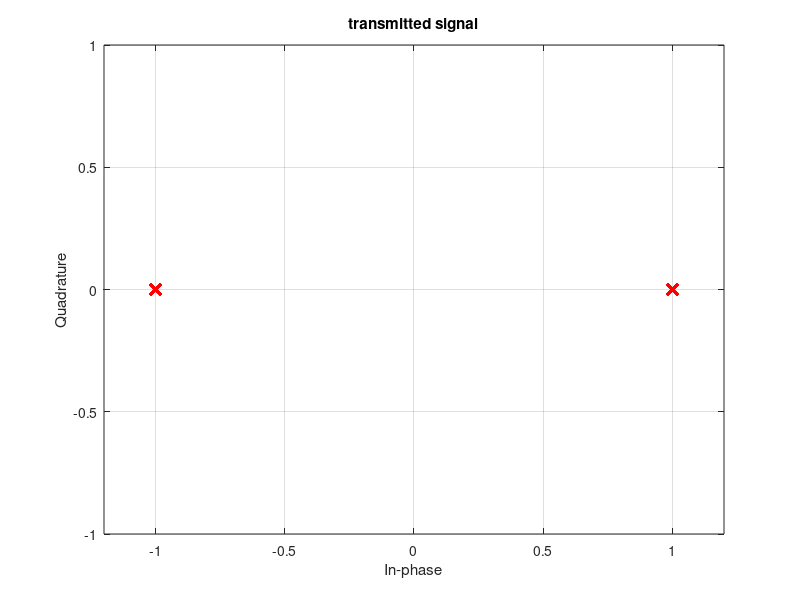

This figure's MATLAB source: (Note: this script raises an error after producing the figure.)
clear 
close all 
clc 

clc
clear
NbSymb = 6;
Nfft=64; %FFT的大小
Ncp=16;
CFO=0.07;%归一化频偏大小
% h= modem.pskmod('M', 2); 
% h2= modem.pskdemod('M', 2); 
M = 2;
nu = log2(M);
msg=randi([0 M-1],1,Nfft*NbSymb);
modmsg = pskmod(msg,M);
% modmsg=modulate(h,msg); %BPSK调制
% modmsg = qammod(msg,M);
% nf = modnorm(modmsg,'avpow',1);
% modmsg = nf*modmsg;
figure;
plot(modmsg,'rx','MarkerSize',8,'LineWidth',2)
axis([-1.2 1.2 -1 1])
grid on
title('transmitted signal')
xlabel('In-phase')
ylabel('Quadrature')
modmsg = reshape(modmsg, Nfft, NbSymb);
modmsg1 = modmsg(:,1);
for k=2:1:NbSymb
    modmsg(:,k) = modmsg1;
end
x_ifft=sqrt(Nfft)*ifft(modmsg,Nfft); %频域变时域
x_CP = add_CP(x_ifft,Nfft,Ncp);
x = x_CP(:);
temp = [1+0.8i 0.5-0.3i 0.1+0.1i];
h = temp/sqrt(sum(abs(temp).^2));
% h = 1;
r = conv(x,h);
% snr = 30
% r = awgn(r(1:(Nfft+Ncp)*NbSymb),snr,'measured');
r = r(1:(Nfft+Ncp)*NbSymb);

y = add_CFO(r,CFO,Nfft);%加入频偏
y = reshape(y, Nfft+Ncp, NbSymb);

y_noCP=remove_CP(y,Nfft,Ncp);
y_fft=fft(y_noCP)/sqrt(Nfft);

aaa = calculateCFO(y);

disp(aaa);

CFO_est = CFO;
alp=sin(pi*CFO_est)*exp(1i*pi*CFO_est*(Nfft-1)/Nfft)/(Nfft*sin(pi*CFO_est/Nfft));  %幅度以及相位的影响
a=exp(1i*pi*CFO_est*(Nfft-1)/Nfft);
for k=1:Nfft
    sum=0;
    for m=1:Nfft
        if m==k
            sum=sum+0;
        else
            sum=sum+(sin(pi*(m-k+CFO_est))/(Nfft*sin(pi*(m-k+CFO_est)/Nfft)))*modmsg(m)*exp(1i*pi*(m-k)*(Nfft-1)/Nfft);
        end
    end
    I(k)=a.*sum; %计算I（k），子载波之间干扰
end

figure
% plot(y_fft(:,1),'x','MarkerSize',10,'LineWidth',2)
hold on 
plot(y_fft(:,1:end),'LineStyle', 'none','Marker', '+')
axis([-1.5 1.5 -1.5 1.5])
grid on
y_diff = y_fft(:,1:end-1).*conj(y_fft(:,2:end));
plot(y_diff,'LineStyle', 'none','Marker', '.')

% y_diff12 = y_fft2.*conj(y_fft1);

%% 理论推导得到的相邻OFDM符号同一子载波上的频偏
phase = exp(-1i*2*pi*CFO*(Nfft+Ncp)/Nfft);

plot(phase,'r+','MarkerSize',8,'LineWidth',2)
% grid on
legend('OFDM Symbol 1','OFDM Symbol 2','OFDM Symbol 3','OFDM Symbol 4', ...
    'OFDM Symbol 5','OFDM Symbol 6','differential','theoretical phase rotation','Location','southeast')
title('differential w/o compensation')
xlabel('In-phase')
ylabel('Quadrature')
box on

%% compensation |H|
H = y_fft(:,1)./modmsg(:,1);
figure 
hold on
for k = 1:1:NbSymb
    Hest(:,k) = y_fft(:,k)./modmsg(:,1);
    plot(real(Hest(:,k) ))

end
axis([0 Nfft 0 1.5])
title('channel frequency response (real part)');
xlabel('subcarrier')
ylabel('amplitude')
grid on
box on


figure; hold on
for k = 1:1:NbSymb
    plot(imag(Hest(:,k) ))
end

axis([0 Nfft 0 1.5])
title('channel frequency response (imaginary part)');
xlabel('subcarrier')
ylabel('amplitude')
box on
grid on

for k = 1:1:NbSymb
    y_fft_comp(:,k) = y_fft(:,k)./H;
    y_fft_comp2(:,k) = y_fft(:,k)./abs(H);
end
y_diff_comp = y_fft_comp(:,1:end-1).*conj(y_fft_comp(:,2:end));
y_diff_comp2 = y_fft_comp2(:,1:end-1).*conj(y_fft_comp2(:,2:end));

figure
% plot(y_fft(:,1),'x','MarkerSize',10,'LineWidth',2)
hold on 
plot(y_diff_comp,'LineStyle', 'none','Marker', '.')
axis([-1.5 1.5 -1.5 1.5])
plot(phase,'r+','MarkerSize',8,'LineWidth',2)
grid on
legend('differential','Location','southeast')
title('differential w/o compensation')
xlabel('In-phase')
ylabel('Quadrature')
box on

figure
hold on 
plot(y_diff_comp2,'LineStyle', 'none','Marker', '.')
axis([-1.5 1.5 -1.5 1.5])
plot(phase,'r+','MarkerSize',8,'LineWidth',2)
grid on
legend('differential','Location','southeast')
title('differential w/ |H| compensation')
xlabel('In-phase')
ylabel('Quadrature')
box on

%% 
Plot_Table_Size = 64;  % DCTF Size
Plot_Table_Max = 1.4;  % DCTF Size 
Process_Data_Offset = 0; % Delete some samples for generating DCTF
d = y_diff_comp/sqrt(mean(mean(abs(y_diff_comp.^2))));
Data_Process_Raw_Offset = d(:);
Plot_Table = F_Get_Data_Table(Plot_Table_Size,Plot_Table_Max,Data_Process_Raw_Offset,Process_Data_Offset);
min_table=min(min(Plot_Table));  % minmum of the matrix
max_table=max(max(Plot_Table));  % maxmum of the matrix
Plot_Table=Plot_Table./(max_table-min_table)*255;

figure;
graycolor(Plot_Table,1,'f_0_05_comp.jpg');

%% 
Plot_Table_Size = 64;  % DCTF Size
Plot_Table_Max = 1.4;  % DCTF Size 
Process_Data_Offset = 0; % Delete some samples for generating DCTF
d = y_diff_comp2/sqrt(mean(mean(abs(y_diff_comp2.^2))));
Data_Process_Raw_Offset = d(:);
Plot_Table = F_Get_Data_Table(Plot_Table_Size,Plot_Table_Max,Data_Process_Raw_Offset,Process_Data_Offset);
min_table=min(min(Plot_Table));  % minmum of the matrix
max_table=max(max(Plot_Table));  % maxmum of the matrix
Plot_Table=Plot_Table./(max_table-min_table)*255;

figure;
graycolor(Plot_Table,1,'f_0_05.jpg');



figure
plot(real(modmsg(:,1)))
hold on 
plot(real(y_fft_comp(:,1)));
plot(real(y_fft_comp2(:,1)));
legend('original','compensation H', 'compensation |H|')
title('real part')
figure
plot(imag(modmsg(:,1)))
hold on 
plot(imag(y_fft_comp(:,1)));
plot(imag(y_fft_comp2(:,1)));
legend('original','compensation H', 'compensation |H|')
title('imaginary part')


figure
plot(real(modmsg(:,2)))
hold on 
plot(real(y_fft_comp(:,2)));
plot(real(y_fft_comp2(:,2)));
legend('original','compensation H', 'compensation |H|')
title('real part')
figure
plot(imag(modmsg(:,2)))
hold on 
plot(imag(y_fft_comp(:,2)));
plot(imag(y_fft_comp2(:,2)));
legend('original','compensation H', 'compensation |H|')
title('imaginary part')


figure
plot(real(modmsg(:,3)))
hold on 
plot(real(y_fft_comp(:,3)));
plot(real(y_fft_comp2(:,3)));
legend('original','compensation H', 'compensation |H|')
title('real part')
figure
plot(imag(modmsg(:,3)))
hold on 
plot(imag(y_fft_comp(:,3)));
plot(imag(y_fft_comp2(:,3)));
legend('original','compensation H', 'compensation |H|')
title('imaginary part')


figure
plot(real(modmsg(:,4)))
hold on 
plot(real(y_fft_comp(:,4)));
plot(real(y_fft_comp2(:,4)));
legend('original','compensation H', 'compensation |H|')
title('real part')
figure
plot(imag(modmsg(:,4)))
hold on 
plot(imag(y_fft_comp(:,4)));
plot(imag(y_fft_comp2(:,4)));
legend('original','compensation H', 'compensation |H|')
title('imaginary part')


theta = angle(y_diff12);
figure; plot(theta)

x_compe=((y_fft-I)./alp)'  %补偿之后的信号
xdemod=pskdemod(x_compe,M);
figure
plot(x_compe,'.')

%实现对OFDM加入频偏
function y_CFO=add_CFO(y,CFO,Nfft)
nn=(0:length(y)-1).';
y_CFO=y.*exp(1i*2*pi*CFO*nn/Nfft);
end

%实现对OFDM加入CP
function y_CP=add_CP(y,Nfft,Ncp)
% y_CP=[y(end-Ncp+1:end) y];
y_CP=[y(end-Ncp+1:end, :); y];
end

%实现对OFDM去掉CP
function y=remove_CP(y_CP,Nfft,Ncp)
% y=y_CP(Ncp+1:end, :);
y=y_CP(Ncp+1:end, :);

end

function cfo = calculateCFO(signal)
    % Input: 
    %    signal:a matrix, each of column vector is one OFDM symbol
    %    the length of a OFDM symbol is 80
    % Output:
    %    carrier frequency offset of all symbols, a row vector
    [~, n] = size(signal);
    cfo = zeros(1, n);
    for i = 1:n
        symbol = signal(:, i);
        preamble = transpose(symbol(1:16));
        cp = transpose(symbol(65:80));
        cfoEstimation = angle(preamble * cp') / -2 / pi;
        cfo(i) = cfoEstimation;
    end
end